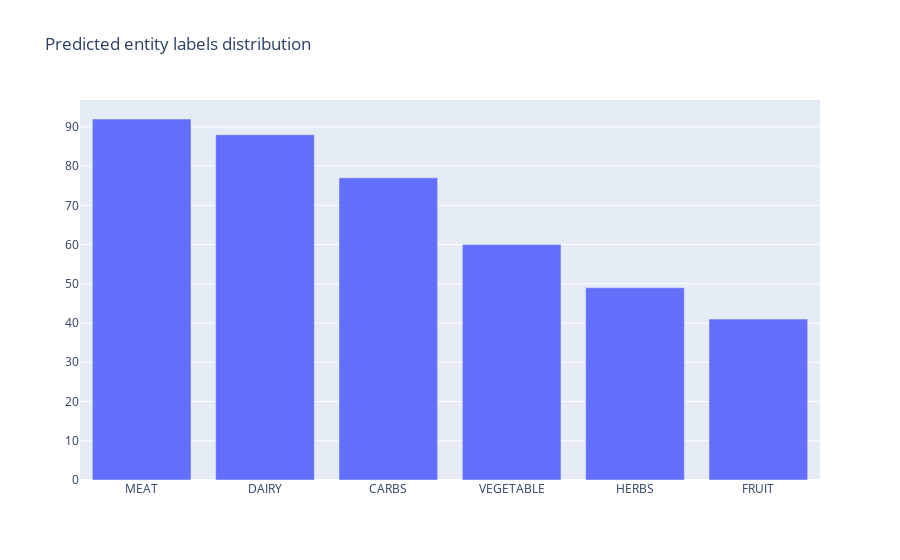

Notebook code for this chart:
### Markdown cell above
**[TODO: just some ideas]**: From the above, we see that lemon is often missclassified as either Dairy or Herbs (maybe lemon-grass?) and that potato is missclassified as meat or dairy, or carbs when using the plural form

### Code cell
from rubrix.metrics.token_classification import entity_labels

entity_labels("concise-concepts").visualize()

### Figure 1 — Plotly figure (JSON) as saved in the notebook; plotly's stock layout.template omitted (floating-point values rounded to 4 significant figures)
{"data": [{"type": "bar", "x": ["MEAT", "DAIRY", "CARBS", "VEGETABLE", "HERBS", "FRUIT"], "y": [92, 88, 77, 60, 49, 41]}], "layout": {"autosize": true, "title": {"text": "Predicted entity labels distribution"}, "xaxis": {"autorange": true, "range": [-0.5, 5.5], "title": {"text": ""}, "type": "category"}, "yaxis": {"autorange": true, "range": [0, 96.84], "title": {"text": ""}, "type": "linear"}}}
